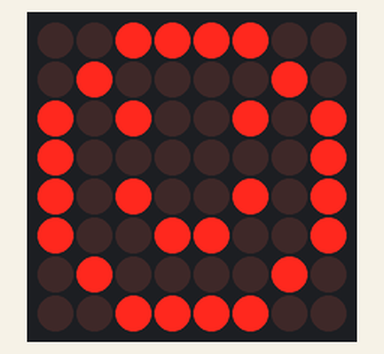
Simulated run of this sketch. Board: Arduino Uno, built with avr-gcc and run on an emulated ATmega328P. Shown: 8×8 LED matrix. What the sketch prints to the serial monitor is not drawn.

Above: at 0.1 s.
At 1.1 s:
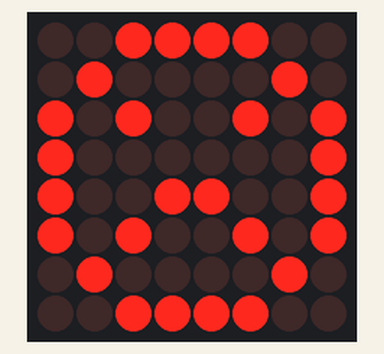
At 1.6 s:
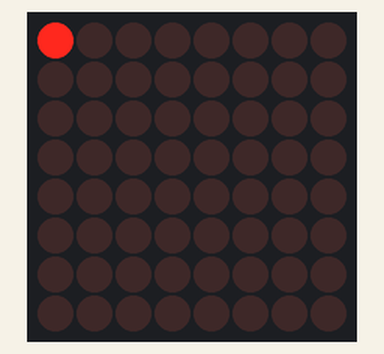
At 3.1 s:
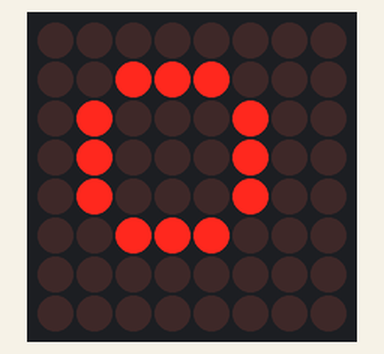
At 6.0 s:
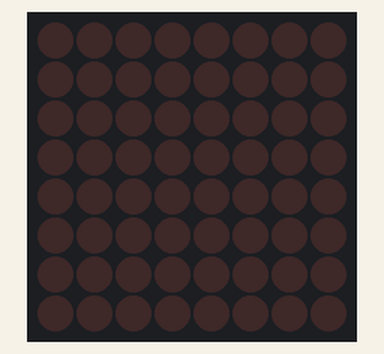
At 12.4 s:
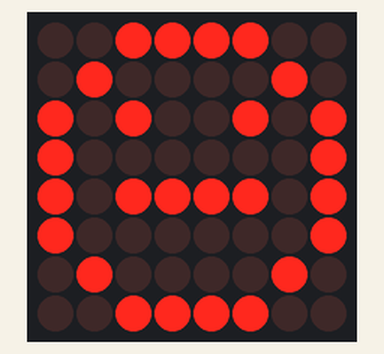

The sketch:

matrix8x8.ino
```cpp
#include <Wire.h>
#include <Adafruit_GFX.h>
#include "Adafruit_LEDBackpack.h"

Adafruit_8x8matrix matrix = Adafruit_8x8matrix();

void setup() {
  Serial.begin(9600);
  Serial.println("8x8 LED Matrix Test");

  matrix.begin(0x70);  // pass in the address
}

static const uint8_t PROGMEM
  smile_bmp[] =
  { B00111100,
    B01000010,
    B10100101,
    B10000001,
    B10100101,
    B10011001,
    B01000010,
    B00111100 },
  neutral_bmp[] =
  { B00111100,
    B01000010,
    B10100101,
    B10000001,
    B10111101,
    B10000001,
    B01000010,
    B00111100 },
  frown_bmp[] =
  { B00111100,
    B01000010,
    B10100101,
    B10000001,
    B10011001,
    B10100101,
    B01000010,
    B00111100 };

void loop() {
  matrix.setRotation(3); // try 0 to 3 to set orientation
  matrix.clear();
  matrix.drawBitmap(0, 0, smile_bmp, 8, 8, LED_ON);
  matrix.writeDisplay();
  delay(500);

  matrix.clear();
  matrix.drawBitmap(0, 0, neutral_bmp, 8, 8, LED_ON);
  matrix.writeDisplay();
  delay(500);

  matrix.clear();
  matrix.drawBitmap(0, 0, frown_bmp, 8, 8, LED_ON);
  matrix.writeDisplay();
  delay(500);

  matrix.clear();      // clear display
  matrix.drawPixel(0, 0, LED_ON);
  matrix.writeDisplay();  // write the changes we just made to the display
  delay(500);

  matrix.clear();
  matrix.drawLine(0,0, 7,7, LED_ON);
  matrix.writeDisplay();  // write the changes we just made to the display
  delay(500);

  matrix.clear();
  matrix.drawRect(0,0, 8,8, LED_ON);
  matrix.fillRect(2,2, 4,4, LED_ON);
  matrix.writeDisplay();  // write the changes we just made to the display
  delay(500);

  matrix.clear();
  matrix.drawCircle(3,3,2, LED_ON); // matrix.drawCircle(centerX,centerY,radius,LED)
  matrix.writeDisplay();  // write the changes we just made to the display
  delay(500);

  matrix.setTextSize(1);
  matrix.setTextWrap(false);  // we dont want text to wrap so it scrolls nicely
  matrix.setTextColor(LED_ON);
  for (int8_t x=0; x>=-36; x--) {
    matrix.clear();
    matrix.setCursor(x,0);
    matrix.print("Hehe");
    matrix.writeDisplay();
    delay(100);
  }

  for (int8_t x=7; x>=-36; x--) {
    matrix.clear();
    matrix.setCursor(x,0);
    matrix.print("World");
    matrix.writeDisplay();
    delay(100);
  }
}
```

Measured:
- by itself, everything shown: repeats every 11.9 s, in 68 steps
- what the display in image 1 shows lasts 0.5 s, from 1.0 s to 1.5 s
- what the display in image 4 shows lasts 1.4 s, from 5.9 s to 7.3 s
